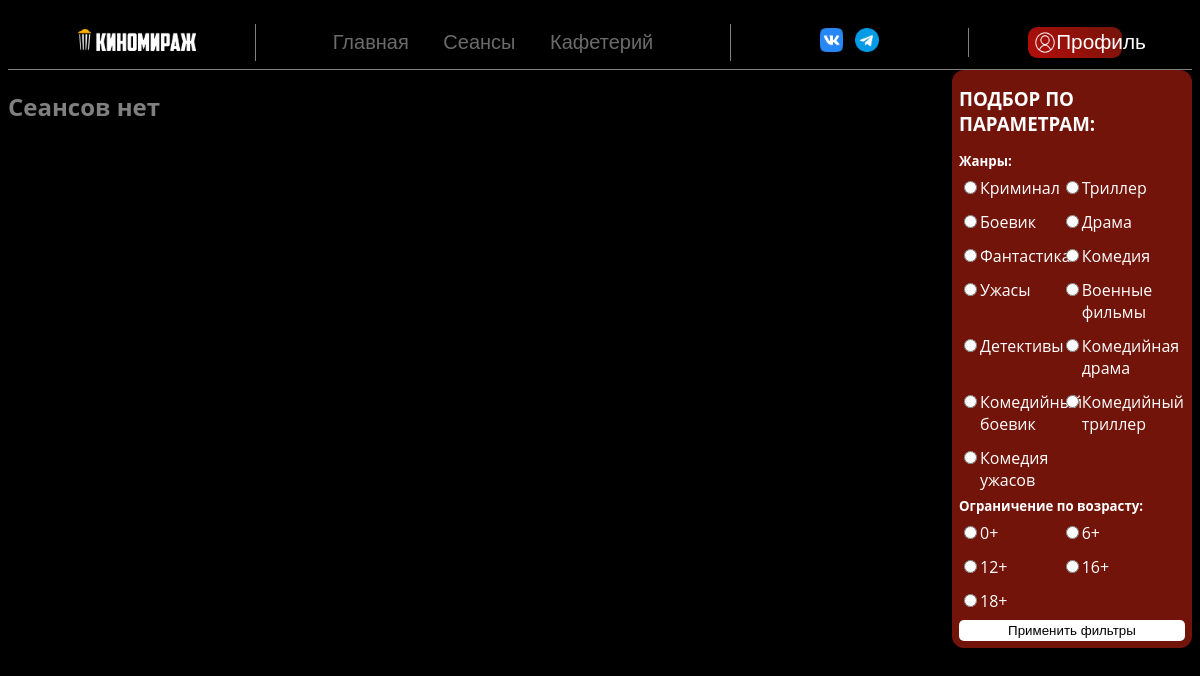
The page /session.php?age=18+ (signed in) on the database its author committed.
### tables this page shows
CREATE TABLE `category` (
  `category_id` smallint NOT NULL,
  `category_name` varchar(255) NOT NULL
);

### components/session-filter.php (the view, shortened to what this page needs)
<?php
    $filt_query = "SELECT * FROM category";
    $filt_res = mysqli_query($conn, $filt_query);
?>
<link rel="stylesheet" href="assets/css/seans.css">
<form class="session-film-filter" method="GET">
    <h3 class="filter-main-text">ПОДБОР ПО ПАРАМЕТРАМ:</h3>
    <h5 class="filt-second-text">Жанры:</h5>
    <div class="filt-check-block">
        <?php
            $filt_num_rows = mysqli_num_rows($filt_res);
            if ($filt_num_rows > 0){
                for ($i=0; $i<$filt_num_rows; $i++){
                    $cat_filt = mysqli_fetch_array($filt_res, MYSQLI_ASSOC);
                    $cat_filt_html = <<<_CATFILTER
                        <div class="select-element">
                            <input id="$cat_filt[category_id]" type="radio" value="$cat_filt[category_name]" name="category">
                            <label for="$cat_filt[category_id]" class="sort">$cat_filt[category_name]</label>
                        </div>
                    _CATFILTER;
                    echo $cat_filt_html;
                }
            }
        ?>
    </div>
    <h5 class="filt-second-text">Ограничение по возрасту:</h5>
    <div class="filt-check-block">
        <div class="select-element">
            <input type="radio" name="age" value="0">
            <label class="sort">0+</label>
        </div>
        <div class="select-element">
            <input type="radio" name="age"  value="6">
            <label class="sort">6+</label>
        </div>
        <div class="select-element">
            <input type="radio" name="age"  value="12">
            <label class="sort">12+</label>
        </div>
        <div class="select-element">
            <input type="radio" name="age"  value="16">
            <label class="sort">16+</label>
        </div>
        <div class="select-element">
            <input type="radio" name="age"  value="18">
            <label class="sort">18+</label>
        </div>
    </div>
    <input class="button" type="submit" value="Применить фильтры">
</form>

### assets/css/style.css (style rules this page uses)
body { background-color: black; font-family: 'Open Sans', sans-serif; overflow-x: hidden; }

### assets/css/seans.css (style rules this page uses)
.session-film-filter { display: flex; flex-direction: column; background-color: #72140A; padding: 7px; border-radius: 12px; position: sticky; top: 10vh; z-index: 99; }
.session-film-filter h3, h5 { margin-block: 0.5em; color: white; }
.select-element { width: 50%; color: white; display: flex; flex-direction: row; align-items: baseline; }
.filt-check-block { max-width: 90%; display: flex; flex-direction: row; flex-wrap: wrap; row-gap: 1vw; }
.session-film-filter input.button { background-color: #ffffff; border: 0; border-radius: 5px; margin-top: 1vh; padding: 3px; }

### rows shown on the page
category: category_name "Криминал"
category: category_name "Триллер"
category: category_name "Боевик"
category: category_name "Драма"
category: category_name "Фантастика"
category: category_name "Комедия"
category: category_name "Ужасы"
category: category_name "Военные фильмы"
category: category_name "Детективы"
category: category_name "Комедийная драма"
category: category_name "Комедийный боевик"
category: category_name "Комедийный триллер"
category: category_name "Комедия ужасов"

### other values the page prints
$acc_text "Профиль"
